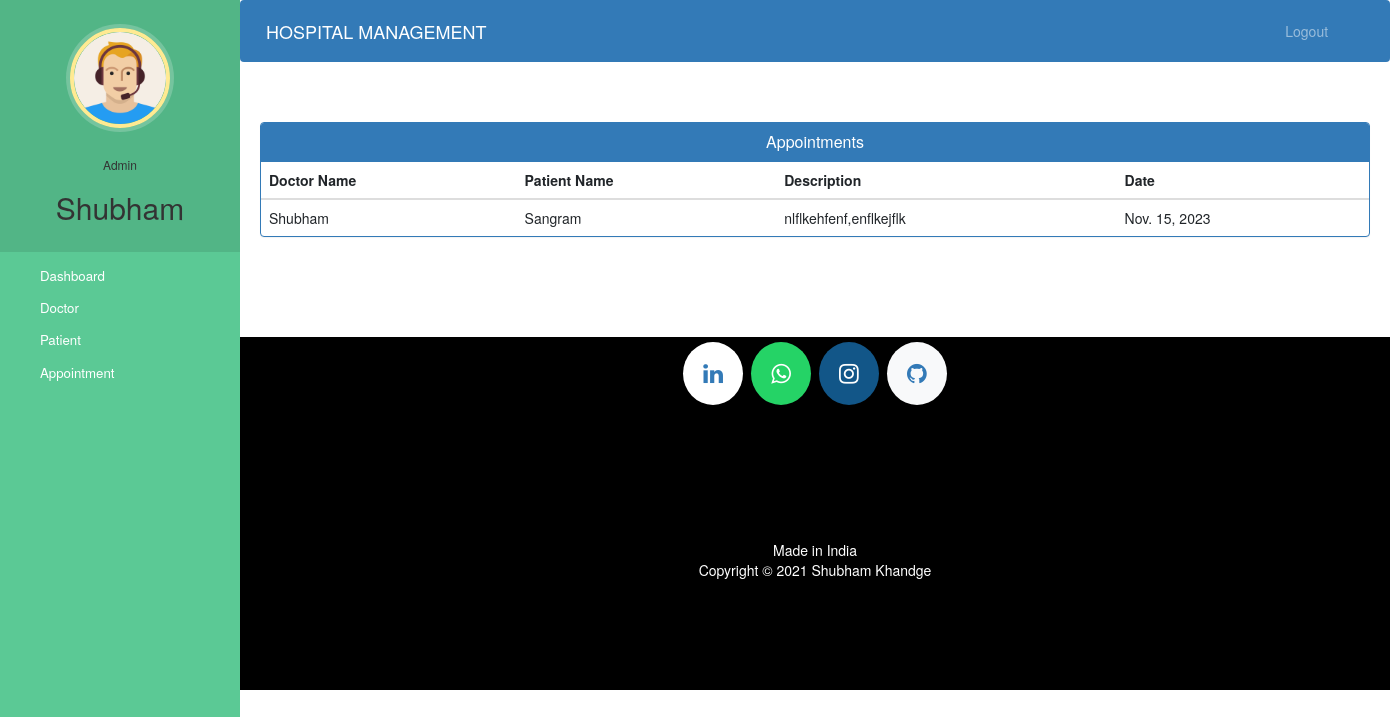
/admin-view-appointment (signed in), run on the app's committed database.
### hospital/models.py (models this page shows)
class Appointment(models.Model):
    patientId=models.PositiveIntegerField(null=True)
    doctorId=models.PositiveIntegerField(null=True)
    patientName=models.CharField(max_length=40,null=True)
    doctorName=models.CharField(max_length=40,null=True)
    appointmentDate=models.DateField(auto_now=True)
    description=models.TextField(max_length=500)
    status=models.BooleanField(default=False)

### hospital/views.py (the view)
# urls.py: path('admin-view-appointment', views.admin_view_appointment_view,name='admin-view-appointment'),
@login_required(login_url='adminlogin')
@user_passes_test(is_admin)
def admin_view_appointment_view(request):
    appointments=models.Appointment.objects.all().filter(status=True)
    return render(request,'hospital/admin_view_appointment.html',{'appointments':appointments})

### hospital/views.py (called while the page is built)
def is_admin(user):
    return user.groups.filter(name='ADMIN').exists()

### templates/hospital/admin_view_appointment.html (shortened to what this page needs)
{% extends 'hospital/admin_base.html' %}
{% block content %}
<head>
  <link href="//netdna.bootstrapcdn.com/bootstrap/3.0.0/css/bootstrap.min.css" rel="stylesheet" id="bootstrap-css">
</head>
<div class="container">
  <div class="panel panel-primary">
    <div class="panel-heading">
      <h6 class="panel-title">Appointments</h6>
    </div>
    <table class="table table-hover" id="dev-table">
      <thead>
        <tr>
          <th>Doctor Name</th>
          <th>Patient Name</th>
          <th>Description</th>
          <th>Date</th>
        </tr>
      </thead>
      {% for a in appointments %}
      <tr>
        <td> {{a.doctorName}}</td>
        <td>{{a.patientName}}</td>
        <td>{{a.description}}</td>
        <td>{{a.appointmentDate}}</td>
      </tr>
      {% endfor %}
    </table>
  </div>
</div>
{% endblock content %}

### templates/hospital/admin_base.html (shortened to what this page needs)
<!DOCTYPE html>
{% load static %}
<html lang="en">
<head>
  <link rel="stylesheet" href="https://stackpath.bootstrapcdn.com/bootstrap/4.3.1/css/bootstrap.min.css">
  <link rel="stylesheet" href="https://maxcdn.bootstrapcdn.com/font-awesome/4.7.0/css/font-awesome.min.css">
  <link rel="stylesheet" href="{% static '/style.css' %}">
</head>
<body>
  <nav class="menu" tabindex="0">
    <header class="avatar">
      <img src="{% static "images/adminpropic.png" %}" />
      <br><br>
      <h6>Admin</h6>
      <h2>{{request.user.first_name}}</h2>
    </header>
    <ul>
      <li tabindex="0" class="icon-dashboard"> <a style="color:white; text-decoration:none;" href="/admin-dashboard"><span>Dashboard</span></a> </li>
      <li tabindex="0" class="icon-customers"> <a style="color:white; text-decoration:none;" href="/admin-doctor"><span>Doctor</span></a></li>
      <li tabindex="0" class="icon-users"> <a style="color:white; text-decoration:none;" href="/admin-patient"><span>Patient</span></a></li>
      <li tabindex="0" class="icon-calendar"> <a style="color:white; text-decoration:none;" href="/admin-appointment"><span>Appointment</span></a></li>
    </ul>
  </nav>
  <main>
    <div class="bs-example">
      <nav class="navbar navbar-expand-md  navbar-dark fixed-top" style="background:#337AB7;">
        <a href="/admin-dashboard" class="navbar-brand">HOSPITAL MANAGEMENT</a>
        <div class="collapse navbar-collapse justify-content-between" id="navbarCollapse">
          <div class="navbar-nav" style=" margin-left: 90%;">
            <a href="/logout" class="nav-item nav-link">Logout</a>
          </div>
        </div>
      </nav>
    </div>
    <br><br>
    {% block content %}
    {% endblock content %}
    <br><br><br><br>
    <footer>
      <p>
        <a id="ftr" href="https://linkedin.com/in/shubham-khandge-59aa03184" class="fa fa-linkedin bg-white"></a>
        <a id="ftr" href="https://api.whatsapp.com/send?phone=917972759973&text=Hello%20Shubham.%0d%0aHow%20are%20you%20%3f%0d%0aI%20came%20from%20your%20website.&source=&data=#" class="fa fa-whatsapp"></a>
        <a id="ftr" href="https://instagram.com/_its_shubhyaa_" class="fa fa-instagram"></a>
        <a id="ftr" href="https://github.com/Shubhamkhandge" class="fa fa-github bg-light"></a>
      </p>
      <br>
      <div class="container">
        <div class="row">
          <div class="col-md-12 col-sm-12">
            <div style="color:#ffffff;" class="wow fadeInUp footer-copyright">
              <p>Made in India <br>
                Copyright &copy; 2021 Shubham Khandge </p>
            </div>
          </div>
        </div>
      </div>
    </footer>
  </main>
</body>
</html>

### static/style.css (style rules this page uses)
body { padding-left: 240px; }
main { position: relative; height: 100vh; }
.menu { background: #5bc995; height: 100vh; width: 240px; position: fixed; top: 0px; left: 0; z-index: 5; outline: none; }
.menu .avatar { background: rgba(0, 0, 0, 0.1); padding: 2em 0.5em; text-align: center; }
.menu .avatar img { width: 100px; border-radius: 50%; overflow: hidden; border: 4px solid #ffea92; box-shadow: 0 0 0 4px rgba(255, 255, 255, 0.2); }
.menu .avatar h2 { font-weight: normal; margin-bottom: 0; }
.menu ul { list-style: none; padding: 0.5em 0; margin: 0; }
.menu ul li { padding: 0.5em 1em 0.5em 3em; font-size: 0.95em; font-weight: regular; background-repeat: no-repeat; background-position: left 15px center; background-size: auto 20px; transition: all 0.15s linear; cursor: pointer; }
.menu ul li.icon-dashboard { background-image: url("http://www.entypo.com/images//gauge.svg"); }
.menu ul li.icon-customers { background-image: url("http://www.entypo.com/images//briefcase.svg"); }
.menu ul li.icon-users { background-image: url("http://www.entypo.com/images//users.svg"); }
.menu ul li.icon-calendar { background-image: url("http://www.entypo.com/images//calendar.svg"); }

### templates/hospital/admin_base.html (style rules this page uses)
a:link { text-decoration: none; }
a { color: white; }
footer { padding: 0px 0px 0px 0px; background-color: black; margin: 0px; }
#ftr { padding: 20px; }
.fa { font-size: 23px; width: 60px; text-align: center; text-decoration: none; margin: 5px 2px; border-radius: 50%; }
.fa-whatsapp { background: #25d366; color: white; }
.fa-instagram { background: #125688; color: white; }
p { text-align: center; }
body { padding-left: 240px; }
main { position: relative; height: 100vh; }
.menu { background: #5bc995; height: 100vh; width: 240px; position: fixed; top: 0px; left: 0; z-index: 5; outline: none; }
.menu .avatar { background: rgba(0, 0, 0, 0.1); padding: 2em 0.5em; text-align: center; }
.menu .avatar img { width: 100px; border-radius: 50%; overflow: hidden; border: 4px solid #ffea92; box-shadow: 0 0 0 4px rgba(255, 255, 255, 0.2); }
.menu .avatar h2 { font-weight: normal; margin-bottom: 0; }
.menu ul { list-style: none; padding: 0.5em 0; margin: 0; }
.menu ul li { padding: 0.5em 1em 0.5em 3em; font-size: 0.95em; font-weight: regular; background-repeat: no-repeat; background-position: left 15px center; background-size: auto 20px; transition: all 0.15s linear; cursor: pointer; }
.menu ul li.icon-dashboard { background-image: url("http://www.entypo.com/images//gauge.svg"); }
.menu ul li.icon-customers { background-image: url("http://www.entypo.com/images//briefcase.svg"); }
.menu ul li.icon-users { background-image: url("http://www.entypo.com/images//users.svg"); }
.menu ul li.icon-calendar { background-image: url("http://www.entypo.com/images//calendar.svg"); }

### templates/hospital/admin_view_appointment.html (style rules this page uses)
a:link { text-decoration: none; }
h6 { text-align: center; }
.row { margin: 100px; }

### data on the page
Appointment: doctorName "Shubham", patientName "Sangram", description "nlflkehfenf,enflkejflk", appointmentDate "Nov. 15, 2023"

### other printed values
{{ request.user.first_name }} "Shubham"
